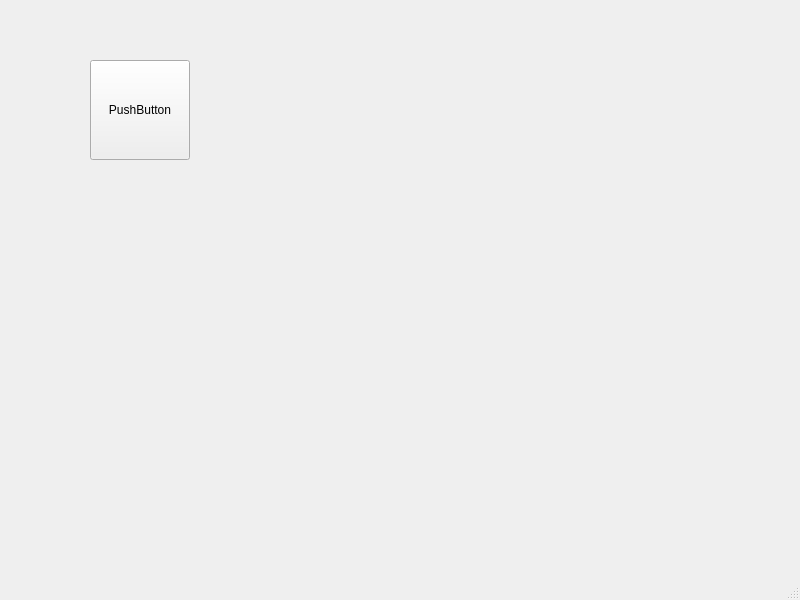
<?xml version="1.0" encoding="UTF-8"?>
<ui version="4.0">
 <class>MainWindow</class>
 <widget class="QMainWindow" name="MainWindow">
  <property name="geometry">
   <rect>
    <x>0</x>
    <y>0</y>
    <width>800</width>
    <height>600</height>
   </rect>
  </property>
  <property name="windowTitle">
   <string>MainWindow</string>
  </property>
  <widget class="QWidget" name="centralwidget">
   <widget class="QPushButton" name="pushButton">
    <property name="geometry">
     <rect>
      <x>90</x>
      <y>60</y>
      <width>100</width>
      <height>100</height>
     </rect>
    </property>
    <property name="minimumSize">
     <size>
      <width>100</width>
      <height>100</height>
     </size>
    </property>
    <property name="maximumSize">
     <size>
      <width>300</width>
      <height>300</height>
     </size>
    </property>
    <property name="text">
     <string>PushButton</string>
    </property>
   </widget>
  </widget>
  <widget class="QMenuBar" name="menubar">
   <property name="geometry">
    <rect>
     <x>0</x>
     <y>0</y>
     <width>800</width>
     <height>23</height>
    </rect>
   </property>
  </widget>
  <widget class="QStatusBar" name="statusbar"/>
 </widget>
 <resources/>
 <connections/>
</ui>
